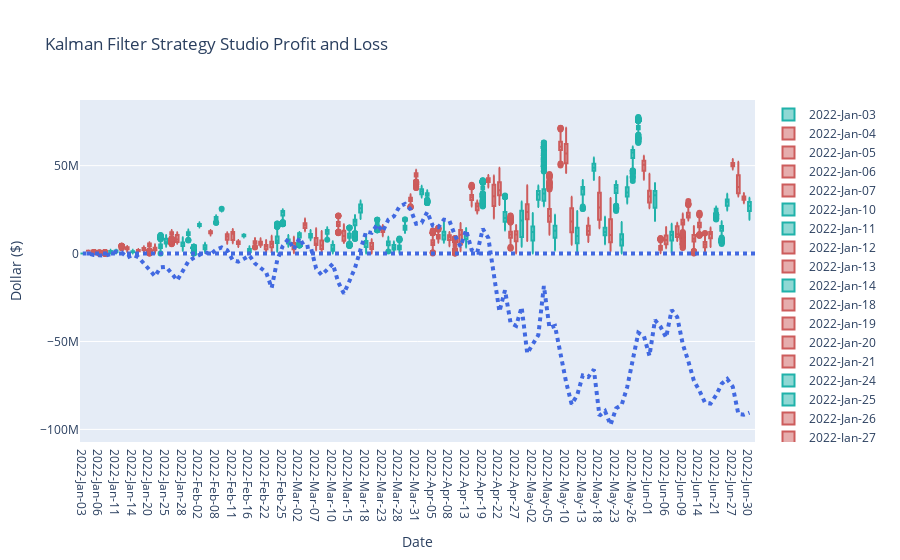

Source (notebook cell):
### Code cell
fig = go.Figure()
fig.update_layout(
    title='Kalman Filter Strategy Studio Profit and Loss',
    xaxis_title='Date',
    yaxis_title='Dollar ($)')

counts = [0]
count = 0
date = ["Begin"]
for udate in unique_date:
    is_saving_time = saving_time(udate)
    date_data = file.loc[file["Date"] == udate]
    pnl = date_data["Cumulative PnL"]
    price_open = None
    price_close = None
    begin_hour = "13"
    end_hour = "19"

    begin_idx = -1
    end_idx = -1
    if is_saving_time:
        begin_hour = "14"
        end_hour = "20"
    clock = date_data["Clock"]
    for (i, t) in enumerate(clock):
        ts = t.split(":")
        if ts[0] == begin_hour and ts[1] == "31":
            price_open = pnl.iloc[i]
            begin_idx = i
            break
    for (i, t) in reversed(list(enumerate(clock))):
        ts = t.split(":")
        if ts[0] == end_hour and ts[1] == "59":
            price_close = pnl.iloc[i]
            end_idx = i
            break
    color = "indianred"
    if price_open is None or price_close is None:
        continue
    if price_close > price_open:
        color = "lightseagreen"
    count += price_close - price_open
    counts.append(count)
    date.append(udate)
    fig.add_trace(go.Box(y=pnl.iloc[begin_idx:end_idx] - pnl.min(),name=udate,marker_color=color))
fig.add_trace(go.Scatter(x=date, y=counts, line=dict(color='royalblue', width=4, dash='dot')))
fig.show()

### Figure 1 — Plotly figure (JSON) as saved in the notebook; plotly's stock layout.template omitted (floating-point values rounded to 4 significant figures; data arrays with more than 128 entries replaced by an {"elided": "..."} marker saying what was removed)
{"data": [{"marker": {"color": "lightseagreen"}, "name": "2022-Jan-03", "type": "box", "y": {"elided": "387 float values"}}, {"marker": {"color": "indianred"}, "name": "2022-Jan-04", "type": "box", "y": {"elided": "386 float values"}}, {"marker": {"color": "indianred"}, "name": "2022-Jan-05", "type": "box", "y": {"elided": "386 float values"}}, {"marker": {"color": "indianred"}, "name": "2022-Jan-06", "type": "box", "y": {"elided": "387 float values"}}, {"marker": {"color": "indianred"}, "name": "2022-Jan-07", "type": "box", "y": {"elided": "386 float values"}}, {"marker": {"color": "lightseagreen"}, "name": "2022-Jan-10", "type": "box", "y": {"elided": "387 float values"}}, {"marker": {"color": "lightseagreen"}, "name": "2022-Jan-11", "type": "box", "y": {"elided": "387 float values"}}, {"marker": {"color": "indianred"}, "name": "2022-Jan-12", "type": "box", "y": {"elided": "386 float values"}}, {"marker": {"color": "indianred"}, "name": "2022-Jan-13", "type": "box", "y": {"elided": "387 float values"}}, {"marker": {"color": "lightseagreen"}, "name": "2022-Jan-14", "type": "box", "y": {"elided": "387 float values"}}, {"marker": {"color": "indianred"}, "name": "2022-Jan-18", "type": "box", "y": {"elided": "387 float values"}}, {"marker": {"color": "indianred"}, "name": "2022-Jan-19", "type": "box", "y": {"elided": "386 float values"}}, {"marker": {"color": "indianred"}, "name": "2022-Jan-20", "type": "box", "y": {"elided": "387 float values"}}, {"marker": {"color": "indianred"}, "name": "2022-Jan-21", "type": "box", "y": {"elided": "387 int values"}}, {"marker": {"color": "lightseagreen"}, "name": "2022-Jan-24", "type": "box", "y": {"elided": "387 int values"}}, {"marker": {"color": "lightseagreen"}, "name": "2022-Jan-25", "type": "box", "y": {"elided": "386 int values"}}, {"marker": {"color": "indianred"}, "name": "2022-Jan-26", "type": "box", "y": {"elided": "387 int values"}}, {"marker": {"color": "indianred"}, "name": "2022-Jan-27", "type": "box", "y": {"elided": "387 int values"}}, {"marker": {"color": "lightseagreen"}, "name": "2022-Jan-28", "type": "box", "y": {"elided": "387 int values"}}, {"marker": {"color": "lightseagreen"}, "name": "2022-Jan-31", "type": "box", "y": {"elided": "387 int values"}}, {"marker": {"color": "lightseagreen"}, "name": "2022-Feb-01", "type": "box", "y": {"elided": "387 float values"}}, {"marker": {"color": "lightseagreen"}, "name": "2022-Feb-02", "type": "box", "y": {"elided": "387 int values"}}, {"marker": {"color": "lightseagreen"}, "name": "2022-Feb-04", "type": "box", "y": {"elided": "387 float values"}}, {"marker": {"color": "indianred"}, "name": "2022-Feb-07", "type": "box", "y": {"elided": "387 int values"}}, {"marker": {"color": "lightseagreen"}, "name": "2022-Feb-08", "type": "box", "y": {"elided": "387 int values"}}, {"marker": {"color": "lightseagreen"}, "name": "2022-Feb-09", "type": "box", "y": {"elided": "386 int values"}}, {"marker": {"color": "indianred"}, "name": "2022-Feb-10", "type": "box", "y": {"elided": "387 float values"}}, {"marker": {"color": "indianred"}, "name": "2022-Feb-11", "type": "box", "y": {"elided": "387 int values"}}, {"marker": {"color": "indianred"}, "name": "2022-Feb-14", "type": "box", "y": {"elided": "387 int values"}}, {"marker": {"color": "lightseagreen"}, "name": "2022-Feb-15", "type": "box", "y": {"elided": "386 int values"}}, {"marker": {"color": "lightseagreen"}, "name": "2022-Feb-16", "type": "box", "y": {"elided": "386 int values"}}, {"marker": {"color": "indianred"}, "name": "2022-Feb-17", "type": "box", "y": {"elided": "387 int values"}}, {"marker": {"color": "indianred"}, "name": "2022-Feb-18", "type": "box", "y": {"elided": "387 int values"}}, {"marker": {"color": "indianred"}, "name": "2022-Feb-22", "type": "box", "y": {"elided": "387 int values"}}, {"marker": {"color": "indianred"}, "name": "2022-Feb-23", "type": "box", "y": {"elided": "386 int values"}}, {"marker": {"color": "lightseagreen"}, "name": "2022-Feb-24", "type": "box", "y": {"elided": "387 int values"}}, {"marker": {"color": "lightseagreen"}, "name": "2022-Feb-25", "type": "box", "y": {"elided": "387 int values"}}, {"marker": {"color": "lightseagreen"}, "name": "2022-Feb-28", "type": "box", "y": {"elided": "387 int values"}}, {"marker": {"color": "indianred"}, "name": "2022-Mar-01", "type": "box", "y": {"elided": "387 int values"}}, {"marker": {"color": "lightseagreen"}, "name": "2022-Mar-02", "type": "box", "y": {"elided": "386 int values"}}, {"marker": {"color": "indianred"}, "name": "2022-Mar-03", "type": "box", "y": {"elided": "387 int values"}}, {"marker": {"color": "lightseagreen"}, "name": "2022-Mar-04", "type": "box", "y": {"elided": "387 int values"}}, {"marker": {"color": "indianred"}, "name": "2022-Mar-07", "type": "box", "y": {"elided": "387 int values"}}, {"marker": {"color": "indianred"}, "name": "2022-Mar-08", "type": "box", "y": {"elided": "387 int values"}}, {"marker": {"color": "lightseagreen"}, "name": "2022-Mar-09", "type": "box", "y": {"elided": "387 int values"}}, {"marker": {"color": "lightseagreen"}, "name": "2022-Mar-10", "type": "box", "y": {"elided": "387 int values"}}, {"marker": {"color": "indianred"}, "name": "2022-Mar-11", "type": "box", "y": {"elided": "386 int values"}}, {"marker": {"color": "indianred"}, "name": "2022-Mar-14", "type": "box", "y": {"elided": "386 int values"}}, {"marker": {"color": "lightseagreen"}, "name": "2022-Mar-15", "type": "box", "y": {"elided": "387 int values"}}, {"marker": {"color": "lightseagreen"}, "name": "2022-Mar-16", "type": "box", "y": {"elided": "387 int values"}}, {"marker": {"color": "lightseagreen"}, "name": "2022-Mar-17", "type": "box", "y": {"elided": "387 int values"}}, {"marker": {"color": "lightseagreen"}, "name": "2022-Mar-18", "type": "box", "y": {"elided": "386 float values"}}, {"marker": {"color": "indianred"}, "name": "2022-Mar-21", "type": "box", "y": {"elided": "387 float values"}}, {"marker": {"color": "lightseagreen"}, "name": "2022-Mar-22", "type": "box", "y": {"elided": "386 int values"}}, {"marker": {"color": "indianred"}, "name": "2022-Mar-23", "type": "box", "y": {"elided": "387 int values"}}, {"marker": {"color": "lightseagreen"}, "name": "2022-Mar-24", "type": "box", "y": {"elided": "386 float values"}}, {"marker": {"color": "lightseagreen"}, "name": "2022-Mar-25", "type": "box", "y": {"elided": "386 float values"}}, {"marker": {"color": "lightseagreen"}, "name": "2022-Mar-28", "type": "box", "y": {"elided": "386 float values"}}, {"marker": {"color": "lightseagreen"}, "name": "2022-Mar-29", "type": "box", "y": {"elided": "385 int values"}}, {"marker": {"color": "indianred"}, "name": "2022-Mar-30", "type": "box", "y": {"elided": "386 int values"}}, {"marker": {"color": "indianred"}, "name": "2022-Mar-31", "type": "box", "y": {"elided": "386 int values"}}, {"marker": {"color": "lightseagreen"}, "name": "2022-Apr-01", "type": "box", "y": {"elided": "386 int values"}}, {"marker": {"color": "lightseagreen"}, "name": "2022-Apr-04", "type": "box", "y": {"elided": "386 int values"}}, {"marker": {"color": "indianred"}, "name": "2022-Apr-05", "type": "box", "y": {"elided": "387 float values"}}, {"marker": {"color": "indianred"}, "name": "2022-Apr-06", "type": "box", "y": {"elided": "386 float values"}}, {"marker": {"color": "lightseagreen"}, "name": "2022-Apr-07", "type": "box", "y": {"elided": "387 float values"}}, {"marker": {"color": "indianred"}, "name": "2022-Apr-08", "type": "box", "y": {"elided": "386 float values"}}, {"marker": {"color": "indianred"}, "name": "2022-Apr-11", "type": "box", "y": {"elided": "387 float values"}}, {"marker": {"color": "indianred"}, "name": "2022-Apr-12", "type": "box", "y": {"elided": "386 int values"}}, {"marker": {"color": "lightseagreen"}, "name": "2022-Apr-13", "type": "box", "y": {"elided": "386 int values"}}, {"marker": {"color": "indianred"}, "name": "2022-Apr-14", "type": "box", "y": {"elided": "387 int values"}}, {"marker": {"color": "indianred"}, "name": "2022-Apr-18", "type": "box", "y": {"elided": "386 int values"}}, {"marker": {"color": "lightseagreen"}, "name": "2022-Apr-19", "type": "box", "y": {"elided": "387 int values"}}, {"marker": {"color": "indianred"}, "name": "2022-Apr-20", "type": "box", "y": {"elided": "387 int values"}}, {"marker": {"color": "indianred"}, "name": "2022-Apr-21", "type": "box", "y": {"elided": "387 int values"}}, {"marker": {"color": "indianred"}, "name": "2022-Apr-22", "type": "box", "y": {"elided": "387 int values"}}, {"marker": {"color": "lightseagreen"}, "name": "2022-Apr-25", "type": "box", "y": {"elided": "388 int values"}}, {"marker": {"color": "indianred"}, "name": "2022-Apr-26", "type": "box", "y": {"elided": "387 int values"}}, {"marker": {"color": "indianred"}, "name": "2022-Apr-27", "type": "box", "y": {"elided": "388 int values"}}, {"marker": {"color": "lightseagreen"}, "name": "2022-Apr-28", "type": "box", "y": {"elided": "387 int values"}}, {"marker": {"color": "indianred"}, "name": "2022-Apr-29", "type": "box", "y": {"elided": "387 int values"}}, {"marker": {"color": "lightseagreen"}, "name": "2022-May-02", "type": "box", "y": {"elided": "388 int values"}}, {"marker": {"color": "lightseagreen"}, "name": "2022-May-03", "type": "box", "y": {"elided": "387 int values"}}, {"marker": {"color": "lightseagreen"}, "name": "2022-May-04", "type": "box", "y": {"elided": "387 int values"}}, {"marker": {"color": "indianred"}, "name": "2022-May-05", "type": "box", "y": {"elided": "387 int values"}}, {"marker": {"color": "lightseagreen"}, "name": "2022-May-06", "type": "box", "y": {"elided": "388 int values"}}, {"marker": {"color": "indianred"}, "name": "2022-May-09", "type": "box", "y": {"elided": "387 int values"}}, {"marker": {"color": "indianred"}, "name": "2022-May-10", "type": "box", "y": {"elided": "388 int values"}}, {"marker": {"color": "indianred"}, "name": "2022-May-11", "type": "box", "y": {"elided": "387 int values"}}, {"marker": {"color": "lightseagreen"}, "name": "2022-May-12", "type": "box", "y": {"elided": "387 int values"}}, {"marker": {"color": "lightseagreen"}, "name": "2022-May-13", "type": "box", "y": {"elided": "386 int values"}}, {"marker": {"color": "indianred"}, "name": "2022-May-16", "type": "box", "y": {"elided": "387 int values"}}, {"marker": {"color": "lightseagreen"}, "name": "2022-May-17", "type": "box", "y": {"elided": "387 int values"}}, {"marker": {"color": "indianred"}, "name": "2022-May-18", "type": "box", "y": {"elided": "386 int values"}}, {"marker": {"color": "lightseagreen"}, "name": "2022-May-19", "type": "box", "y": {"elided": "387 int values"}}, {"marker": {"color": "indianred"}, "name": "2022-May-20", "type": "box", "y": {"elided": "387 int values"}}, {"marker": {"color": "lightseagreen"}, "name": "2022-May-23", "type": "box", "y": {"elided": "387 int values"}}, {"marker": {"color": "lightseagreen"}, "name": "2022-May-24", "type": "box", "y": {"elided": "387 int values"}}, {"marker": {"color": "lightseagreen"}, "name": "2022-May-25", "type": "box", "y": {"elided": "386 int values"}}, {"marker": {"color": "lightseagreen"}, "name": "2022-May-26", "type": "box", "y": {"elided": "385 int values"}}, {"marker": {"color": "lightseagreen"}, "name": "2022-May-27", "type": "box", "y": {"elided": "385 int values"}}, {"marker": {"color": "indianred"}, "name": "2022-May-31", "type": "box", "y": {"elided": "387 int values"}}, {"marker": {"color": "indianred"}, "name": "2022-Jun-01", "type": "box", "y": {"elided": "387 int values"}}, {"marker": {"color": "lightseagreen"}, "name": "2022-Jun-02", "type": "box", "y": {"elided": "386 int values"}}, {"marker": {"color": "indianred"}, "name": "2022-Jun-03", "type": "box", "y": {"elided": "387 int values"}}, {"marker": {"color": "indianred"}, "name": "2022-Jun-06", "type": "box", "y": {"elided": "387 int values"}}, {"marker": {"color": "lightseagreen"}, "name": "2022-Jun-07", "type": "box", "y": {"elided": "386 int values"}}, {"marker": {"color": "indianred"}, "name": "2022-Jun-08", "type": "box", "y": {"elided": "387 int values"}}, {"marker": {"color": "indianred"}, "name": "2022-Jun-09", "type": "box", "y": {"elided": "387 int values"}}, {"marker": {"color": "indianred"}, "name": "2022-Jun-10", "type": "box", "y": {"elided": "387 int values"}}, {"marker": {"color": "indianred"}, "name": "2022-Jun-13", "type": "box", "y": {"elided": "387 int values"}}, {"marker": {"color": "indianred"}, "name": "2022-Jun-14", "type": "box", "y": {"elided": "387 int values"}}, {"marker": {"color": "indianred"}, "name": "2022-Jun-16", "type": "box", "y": {"elided": "387 int values"}}, {"marker": {"color": "indianred"}, "name": "2022-Jun-17", "type": "box", "y": {"elided": "387 int values"}}, {"marker": {"color": "lightseagreen"}, "name": "2022-Jun-21", "type": "box", "y": {"elided": "386 int values"}}, {"marker": {"color": "lightseagreen"}, "name": "2022-Jun-22", "type": "box", "y": {"elided": "387 int values"}}, {"marker": {"color": "lightseagreen"}, "name": "2022-Jun-23", "type": "box", "y": {"elided": "387 int values"}}, {"marker": {"color": "indianred"}, "name": "2022-Jun-27", "type": "box", "y": {"elided": "387 int values"}}, {"marker": {"color": "indianred"}, "name": "2022-Jun-28", "type": "box", "y": {"elided": "387 int values"}}, {"marker": {"color": "indianred"}, "name": "2022-Jun-29", "type": "box", "y": {"elided": "387 int values"}}, {"marker": {"color": "lightseagreen"}, "name": "2022-Jun-30", "type": "box", "y": {"elided": "387 int values"}}, {"line": {"color": "royalblue", "dash": "dot", "width": 4}, "type": "scatter", "x": ["Begin", "2022-Jan-03", "2022-Jan-04", "2022-Jan-05", "2022-Jan-06", "2022-Jan-07", "2022-Jan-10", "2022-Jan-11", "2022-Jan-12", "2022-Jan-13", "2022-Jan-14", "2022-Jan-18", "2022-Jan-19", "2022-Jan-20", "2022-Jan-21", "2022-Jan-24", "2022-Jan-25", "2022-Jan-26", "2022-Jan-27", "2022-Jan-28", "2022-Jan-31", "2022-Feb-01", "2022-Feb-02", "2022-Feb-04", "2022-Feb-07", "2022-Feb-08", "2022-Feb-09", "2022-Feb-10", "2022-Feb-11", "2022-Feb-14", "2022-Feb-15", "2022-Feb-16", "2022-Feb-17", "2022-Feb-18", "2022-Feb-22", "2022-Feb-23", "2022-Feb-24", "2022-Feb-25", "2022-Feb-28", "2022-Mar-01", "2022-Mar-02", "2022-Mar-03", "2022-Mar-04", "2022-Mar-07", "2022-Mar-08", "2022-Mar-09", "2022-Mar-10", "2022-Mar-11", "2022-Mar-14", "2022-Mar-15", "2022-Mar-16", "2022-Mar-17", "2022-Mar-18", "2022-Mar-21", "2022-Mar-22", "2022-Mar-23", "2022-Mar-24", "2022-Mar-25", "2022-Mar-28", "2022-Mar-29", "2022-Mar-30", "2022-Mar-31", "2022-Apr-01", "2022-Apr-04", "2022-Apr-05", "2022-Apr-06", "2022-Apr-07", "2022-Apr-08", "2022-Apr-11", "2022-Apr-12", "2022-Apr-13", "2022-Apr-14", "2022-Apr-18", "2022-Apr-19", "2022-Apr-20", "2022-Apr-21", "2022-Apr-22", "2022-Apr-25", "2022-Apr-26", "2022-Apr-27", "2022-Apr-28", "2022-Apr-29", "2022-May-02", "2022-May-03", "2022-May-04", "2022-May-05", "2022-May-06", "2022-May-09", "2022-May-10", "2022-May-11", "2022-May-12", "2022-May-13", "2022-May-16", "2022-May-17", "2022-May-18", "2022-May-19", "2022-May-20", "2022-May-23", "2022-May-24", "2022-May-25", "2022-May-26", "2022-May-27", "2022-May-31", "2022-Jun-01", "2022-Jun-02", "2022-Jun-03", "2022-Jun-06", "2022-Jun-07", "2022-Jun-08", "2022-Jun-09", "2022-Jun-10", "2022-Jun-13", "2022-Jun-14", "2022-Jun-16", "2022-Jun-17", "2022-Jun-21", "2022-Jun-22", "2022-Jun-23", "2022-Jun-27", "2022-Jun-28", "2022-Jun-29", "2022-Jun-30"], "y": [0, 54730.0, 27170.0, -839500.0, -974800.0, -1263000.0, -335400.0, 1128000.0, 688500.0, -2239000.0, -757100.0, -2077000.0, -5645000.0, -9234000.0, -12890000.0, -7860000.0, -7521000.0, -11340000.0, -15230000.0, -9915000.0, -4430000.0, -2377000.0, -968200.0, 890300.0, -414200.0, 2219000.0, 3461000.0, 1912000.0, -3850000.0, -4612000.0, -3019000.0, -1081000.0, -5645000.0, -8251000.0, -10650000.0, -19540000.0, -3768000.0, 4350000.0, 8171000.0, 2352000.0, 8836000.0, 3557000.0, 4094000.0, -8464000.0, -12200000.0, -9094000.0, -5838000.0, -16430000.0, -22720000.0, -15610000.0, -8191000.0, 2391000.0, 12470000.0, 11770000.0, 16490000.0, 12590000.0, 19310000.0, 21160000.0, 26750000.0, 28260000.0, 25110000.0, 16980000.0, 17550000.0, 23670000.0, 15870000.0, 14940000.0, 19280000.0, 18630000.0, 10290000.0, 3958000.0, 13370000.0, 2052000.0, 604700.0, 14090000.0, 8888000.0, -12050000.0, -32950000.0, -20880000.0, -39480000.0, -41090000.0, -30480000.0, -56700000.0, -51870000.0, -46360000.0, -18430000.0, -42270000.0, -41140000.0, -57910000.0, -73070000.0, -85740000.0, -80490000.0, -69310000.0, -70220000.0, -65940000.0, -92240000.0, -89600000.0, -97450000.0, -87990000.0, -86090000.0, -75900000.0, -59740000.0, -45030000.0, -46910000.0, -58140000.0, -37840000.0, -41620000.0, -47710000.0, -32060000.0, -36120000.0, -51540000.0, -61240000.0, -72310000.0, -77970000.0, -84820000.0, -85310000.0, -80550000.0, -74090000.0, -71340000.0, -75730000.0, -91220000.0, -91650000.0, -90490000.0]}], "layout": {"title": {"text": "Kalman Filter Strategy Studio Profit and Loss"}, "xaxis": {"title": {"text": "Date"}}, "yaxis": {"title": {"text": "Dollar ($)"}}}}
